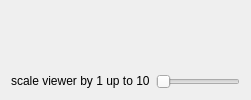
             <widget class="QWidget" name="tab_15">
              <attribute name="title">
               <string>synoptic viewer</string>
              </attribute>
              <layout class="QVBoxLayout" name="verticalLayout_16">
               <item>
                <widget class="shapeContainer" name="widget_synoptic" native="true">
                 <property name="mouseTracking">
                  <bool>true</bool>
                 </property>
                </widget>
               </item>
               <item>
                <layout class="QHBoxLayout" name="horizontalLayout_3">
                 <item>
                  <widget class="QLabel" name="label_19">
                   <property name="sizePolicy">
                    <sizepolicy hsizetype="Preferred" vsizetype="Fixed">
                     <horstretch>0</horstretch>
                     <verstretch>0</verstretch>
                    </sizepolicy>
                   </property>
                   <property name="text">
                    <string>scale viewer by 1 up to 10</string>
                   </property>
                  </widget>
                 </item>
                 <item>
                  <widget class="QSlider" name="horizontalSlider_sf">
                   <property name="minimum">
                    <number>1</number>
                   </property>
                   <property name="maximum">
                    <number>10</number>
                   </property>
                   <property name="orientation">
                    <enum>Qt::Horizontal</enum>
                   </property>
                  </widget>
                 </item>
                </layout>
               </item>
              </layout>
             </widget>
